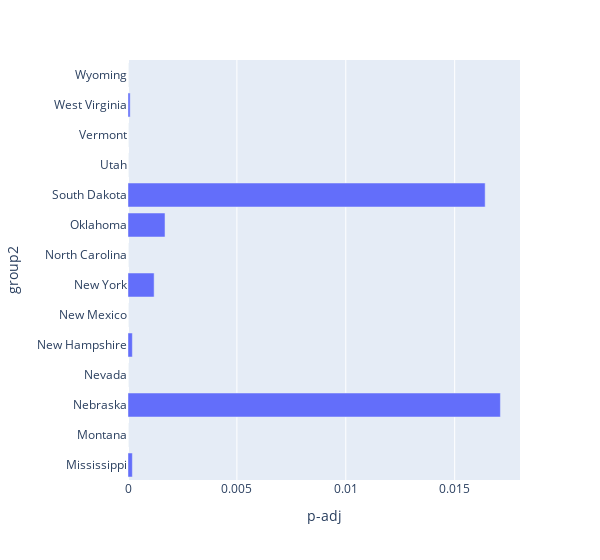

Here is the notebook cell this chart was saved with:
### Code cell
import plotly.express as px

fig = px.bar(diff_mn, x='p-adj', y='group2', width=600)
fig.write_html("../../../graphs/html/three/tukey_test.html")
fig.show()

### Figure 1 — Plotly figure (JSON) as saved in the notebook; plotly's stock layout.template omitted (floating-point values rounded to 4 significant figures)
{"data": [{"alignmentgroup": "True", "hovertemplate": "p-adj=%{x}<br>group2=%{y}<extra></extra>", "legendgroup": "", "marker": {"color": "#636efa", "pattern": {"shape": ""}}, "name": "", "offsetgroup": "", "orientation": "h", "showlegend": false, "textposition": "auto", "type": "bar", "x": [0.0002, 0, 0.0171, 0, 0.0002, 0, 0.0012, 0, 0.0017, 0.0164, 0, 0, 0.0001, 0], "xaxis": "x", "y": ["Mississippi", "Montana", "Nebraska", "Nevada", "New Hampshire", "New Mexico", "New York", "North Carolina", "Oklahoma", "South Dakota", "Utah", "Vermont", "West Virginia", "Wyoming"], "yaxis": "y"}], "layout": {"barmode": "relative", "legend": {"tracegroupgap": 0}, "margin": {"t": 60}, "width": 600, "xaxis": {"anchor": "y", "domain": [0, 1], "title": {"text": "p-adj"}}, "yaxis": {"anchor": "x", "domain": [0, 1], "title": {"text": "group2"}}}}
